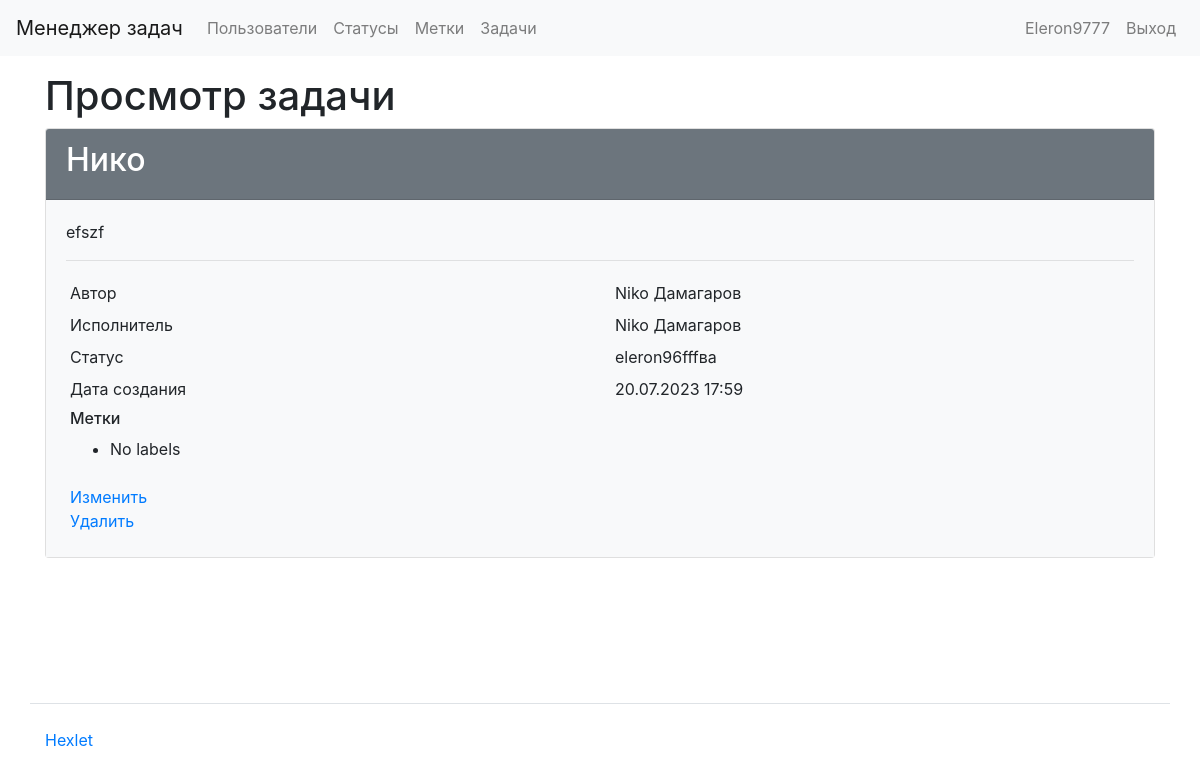
The app's page /tasks/1/ (signed in), older data.
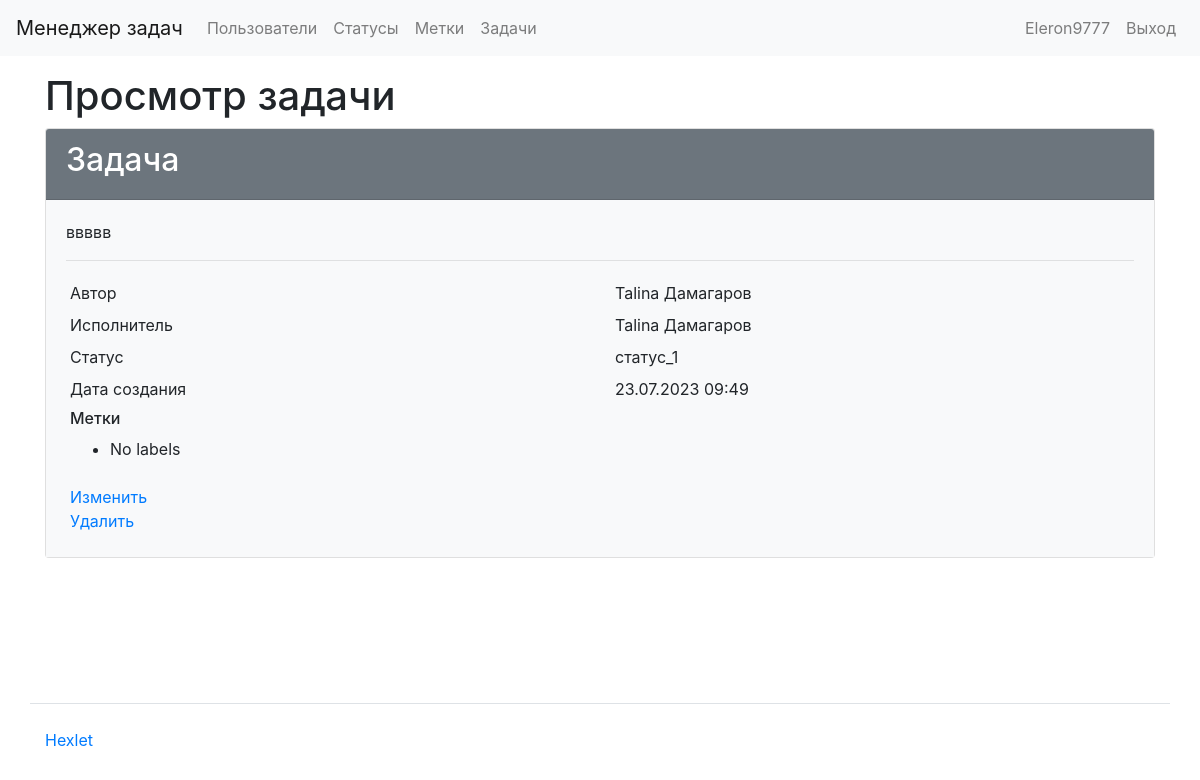
The same page, newer data.
### task_manager/tasks/models.py (models this page shows, shortened)
class Task(models.Model):
    name = models.CharField(max_length=100, verbose_name=_('Name'))
    description = models.TextField(verbose_name=_('Description'))
    status = models.ForeignKey(Status, on_delete=models.CASCADE, verbose_name=_('Status'))  # Link to the Status model
    author = models.ForeignKey(User, on_delete=models.CASCADE, related_name='author_tasks', verbose_name=_('Author'))  # Link to the User model
    executor = models.ForeignKey(User, on_delete=models.CASCADE, related_name='executor_tasks', verbose_name=_('Executor'))  # Link to the User model
    labels = models.ManyToManyField(Labels, verbose_name=_('Labels'), through='TaskLabel', related_name='Tasks')  # Link to the Label model
    created_date = models.DateTimeField(auto_now_add=True)
    class Meta:
        app_label = 'tasks'

### task_manager/users/models.py (models this page shows, shortened)
class User(AbstractUser):
    def __str__(self):
        return self.get_full_name()

### task_manager/status/models.py (models this page shows)
class Status(models.Model):
    name = models.CharField(verbose_name=gettext_lazy('Name'), max_length=100)
    created_date = models.DateTimeField(auto_now_add=True)
    def __str__(self):
        return self.name
    class Meta:
        app_label = 'status'

### task_manager/tasks/views.py (the view)
# urls.py: path('tasks/<int:pk>/', task_manager.tasks.views.TaskDetailsView.as_view(), name='tasks_details'),
class TaskDetailsView(AuthRequiredMixin, DetailView):
    template_name = 'tasks/details.html'
    model = Task
    context_object_name = 'task'
    extra_context = {
        'title': _('Task details'),
    }

### task_manager/mixins.py (called while the page is built)
    def dispatch(self, request, *args, **kwargs):
        if not request.user.is_authenticated:
            messages.error(request, self.auth_message)
            return redirect(reverse_lazy('login'))
        return super().dispatch(request, *args, **kwargs)

### task_manager/templates/tasks/details.html (shortened to what this page needs)
{% extends 'base.html'%}
{% load bootstrap4 %}
{% load i18n %}
{% block content %}
<h1>{{ title }}</h1>
<div class="card">
    <div class="card-header bg-secondary text-white">
        <h2>{{ task.name }}</h2>
    </div>
    <div class="card-body bg-light">
        <p>{{ task.description }}</p>
        <hr>
        <div class="row p-1">
            <div class="col">{% translate 'Author' %}</div>
            <div class="col">{{ task.author }}</div>
        </div>
        <div class="row p-1">
            <div class="col">{% translate 'Executor' %}</div>
            <div class="col">{{ task.executor }}</div>
        </div>
        <div class="row p-1">
            <div class="col">{% translate 'Status' %}</div>
            <div class="col">{{ task.status }}</div>
        </div>
        <div class="row p-1">
            <div class="col">{% translate 'Created at' %}</div>
            <div class="col">{{ task.created_date|date:"d.m.Y H:i" }}</div>
        </div>
        <div class="row p-1">
            <div class="col">
                <h6>{% translate 'Labels' %}</h6>
                <ul>
                    {% for label in form.label.all %}
                    <li>{{ label.name }}</li>
                    {% empty %}
                    <li>No labels</li>
                    {% endfor %}
                </ul>
            </div>
        </div>
        <div class="row p-1">
            <div class="col">
                <a href="{% url 'edit_tasks' task.pk %}">{% translate 'Edit' %}</a>
                <br>
                <a href="{% url 'delete_tasks' task.pk %}">{% translate 'Delete' %}</a>
            </div>
        </div>
    </div>
</div>
{% endblock content %}

Row changes from the older to the newer data that the page shows:
changed Task: name "Нико" → "Задача"; description "efszf" → "ввввв"; author "Niko Дамагаров" → "Talina Дамагаров"; executor "Niko Дамагаров" → "Talina Дамагаров"; status "eleron96fffва" → "статус_1"; created_date "20.07.2023 17:59" → "23.07.2023 09:49"
